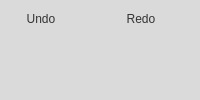
             <widget class="QWidget" name="editTb">
              <attribute name="title">
               <string>Edit</string>
              </attribute>
              <layout class="QHBoxLayout" name="horizontalLayout_4">
               <property name="spacing">
                <number>0</number>
               </property>
               <property name="leftMargin">
                <number>0</number>
               </property>
               <property name="topMargin">
                <number>0</number>
               </property>
               <property name="rightMargin">
                <number>0</number>
               </property>
               <property name="bottomMargin">
                <number>0</number>
               </property>
               <item>
                <widget class="QWidget" name="widget_4" native="true">
                 <property name="styleSheet">
                  <string notr="true">background-color: rgb(218, 218, 218);</string>
                 </property>
                 <widget class="QPushButton" name="doUndo">
                  <property name="geometry">
                   <rect>
                    <x>20</x>
                    <y>6</y>
                    <width>80</width>
                    <height>26</height>
                   </rect>
                  </property>
                  <property name="styleSheet">
                   <string notr="true">QPushButton{
    border:none;
    font: 75 14px &quot;Arial&quot;;
    color: rgb(51, 51, 51);
	border-image: url(:/Tabwidget/Image/Tabwidget/Undo.png);
	border-left-width: 26px;
	text-align:left;
}

QPushButton::hover{
	font: 75 14px &quot;Arial&quot;;    
}</string>
                  </property>
                  <property name="text">
                   <string>  Undo</string>
                  </property>
                 </widget>
                 <widget class="QPushButton" name="doRedo">
                  <property name="geometry">
                   <rect>
                    <x>120</x>
                    <y>6</y>
                    <width>80</width>
                    <height>26</height>
                   </rect>
                  </property>
                  <property name="styleSheet">
                   <string notr="true">QPushButton{
    border:none;
    font: 75 14px &quot;Arial&quot;;
    color: rgb(51, 51, 51);
	border-image: url(:/Tabwidget/Image/Tabwidget/Redo.png);
	border-left-width: 26px;
	text-align:left;
}

QPushButton::hover{
	font: 75 14px &quot;Arial&quot;;    
}</string>
                  </property>
                  <property name="text">
                   <string>  Redo</string>
                  </property>
                 </widget>
                 <widget class="QPushButton" name="doCopy">
                  <property name="geometry">
                   <rect>
                    <x>220</x>
                    <y>6</y>
                    <width>80</width>
                    <height>26</height>
                   </rect>
                  </property>
                  <property name="styleSheet">
                   <string notr="true">QPushButton{
    border:none;
    font: 75 14px &quot;Arial&quot;;
    color: rgb(51, 51, 51);
	border-image: url(:/Tabwidget/Image/Tabwidget/Copy.png);
	border-left-width: 26px;
	text-align:left;
}

QPushButton::hover{
	font: 75 14px &quot;Arial&quot;;    
}</string>
                  </property>
                  <property name="text">
                   <string>  Copy</string>
                  </property>
                 </widget>
                 <widget class="QPushButton" name="doPaste">
                  <property name="geometry">
                   <rect>
                    <x>320</x>
                    <y>6</y>
                    <width>80</width>
                    <height>26</height>
                   </rect>
                  </property>
                  <property name="styleSheet">
                   <string notr="true">QPushButton{
    border:none;
    font: 75 14px &quot;Arial&quot;;
    color: rgb(51, 51, 51);
	border-image: url(:/Tabwidget/Image/Tabwidget/Paste.png);
	border-left-width: 26px;
	text-align:left;
}

QPushButton::hover{
	font: 75 14px &quot;Arial&quot;;    
}</string>
                  </property>
                  <property name="text">
                   <string>  Paste</string>
                  </property>
                 </widget>
                 <widget class="QPushButton" name="doDelete">
                  <property name="geometry">
                   <rect>
                    <x>420</x>
                    <y>6</y>
                    <width>80</width>
                    <height>26</height>
                   </rect>
                  </property>
                  <property name="styleSheet">
                   <string notr="true">QPushButton{
    border:none;
    font: 75 14px &quot;Arial&quot;;
    color: rgb(51, 51, 51);
	border-image: url(:/Tabwidget/Image/Tabwidget/Delete.png);
	border-left-width: 26px;
	text-align:left;
}

QPushButton::hover{
	font: 75 14px &quot;Arial&quot;;    
}</string>
                  </property>
                  <property name="text">
                   <string>  Delete</string>
                  </property>
                 </widget>
                 <widget class="QPushButton" name="doSelectAll">
                  <property name="geometry">
                   <rect>
                    <x>520</x>
                    <y>6</y>
                    <width>100</width>
                    <height>26</height>
                   </rect>
                  </property>
                  <property name="styleSheet">
                   <string notr="true">QPushButton{
    border:none;
    font: 75 14px &quot;Arial&quot;;
    color: rgb(51, 51, 51);
	border-image: url(:/Tabwidget/Image/Tabwidget/Select-all.png);
	border-left-width: 26px;
	text-align:left;
}

QPushButton::hover{
	font: 75 14px &quot;Arial&quot;;    
}</string>
                  </property>
                  <property name="text">
                   <string>  Select All</string>
                  </property>
                 </widget>
                </widget>
               </item>
              </layout>
             </widget>
